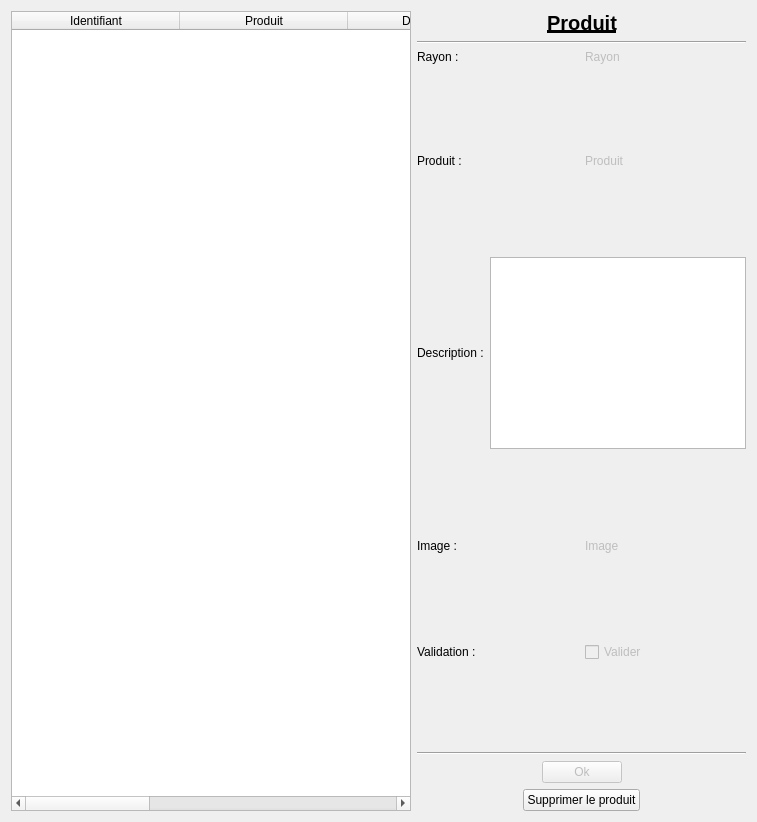
      <widget class="QWidget" name="tab">
       <attribute name="title">
        <string>Validation Produit</string>
       </attribute>
       <layout class="QHBoxLayout" name="horizontalLayout_32">
        <item>
         <widget class="QTableWidget" name="tableWidgetValidationProduit">
          <property name="minimumSize">
           <size>
            <width>400</width>
            <height>800</height>
           </size>
          </property>
          <property name="alternatingRowColors">
           <bool>true</bool>
          </property>
          <property name="selectionBehavior">
           <enum>QAbstractItemView::SelectRows</enum>
          </property>
          <attribute name="horizontalHeaderCascadingSectionResizes">
           <bool>false</bool>
          </attribute>
          <attribute name="horizontalHeaderDefaultSectionSize">
           <number>168</number>
          </attribute>
          <attribute name="horizontalHeaderShowSortIndicator" stdset="0">
           <bool>false</bool>
          </attribute>
          <attribute name="horizontalHeaderStretchLastSection">
           <bool>true</bool>
          </attribute>
          <column>
           <property name="text">
            <string>Identifiant</string>
           </property>
          </column>
          <column>
           <property name="text">
            <string>Produit</string>
           </property>
          </column>
          <column>
           <property name="text">
            <string>Description</string>
           </property>
          </column>
          <column>
           <property name="text">
            <string>Image</string>
           </property>
          </column>
          <column>
           <property name="text">
            <string>Rayon</string>
           </property>
          </column>
          <column>
           <property name="text">
            <string>Validé</string>
           </property>
          </column>
         </widget>
        </item>
        <item>
         <layout class="QVBoxLayout" name="verticalLayout_6">
          <item>
           <layout class="QHBoxLayout" name="horizontalLayout_29">
            <item>
             <spacer name="horizontalSpacer_25">
              <property name="orientation">
               <enum>Qt::Horizontal</enum>
              </property>
              <property name="sizeHint" stdset="0">
               <size>
                <width>40</width>
                <height>20</height>
               </size>
              </property>
             </spacer>
            </item>
            <item>
             <widget class="QLabel" name="label_16">
              <property name="font">
               <font>
                <pointsize>15</pointsize>
                <weight>75</weight>
                <bold>true</bold>
                <underline>true</underline>
               </font>
              </property>
              <property name="text">
               <string>Produit</string>
              </property>
             </widget>
            </item>
            <item>
             <spacer name="horizontalSpacer_26">
              <property name="orientation">
               <enum>Qt::Horizontal</enum>
              </property>
              <property name="sizeHint" stdset="0">
               <size>
                <width>40</width>
                <height>20</height>
               </size>
              </property>
             </spacer>
            </item>
           </layout>
          </item>
          <item>
           <widget class="Line" name="line_6">
            <property name="orientation">
             <enum>Qt::Horizontal</enum>
            </property>
           </widget>
          </item>
          <item>
           <layout class="QHBoxLayout" name="horizontalLayout_23">
            <item>
             <widget class="QLabel" name="label_19">
              <property name="text">
               <string>Rayon :</string>
              </property>
             </widget>
            </item>
            <item>
             <widget class="QLabel" name="labelVRayon">
              <property name="enabled">
               <bool>false</bool>
              </property>
              <property name="sizePolicy">
               <sizepolicy hsizetype="Preferred" vsizetype="Preferred">
                <horstretch>0</horstretch>
                <verstretch>0</verstretch>
               </sizepolicy>
              </property>
              <property name="sizeIncrement">
               <size>
                <width>0</width>
                <height>0</height>
               </size>
              </property>
              <property name="text">
               <string>Rayon</string>
              </property>
             </widget>
            </item>
           </layout>
          </item>
          <item>
           <spacer name="verticalSpacer_13">
            <property name="orientation">
             <enum>Qt::Vertical</enum>
            </property>
            <property name="sizeHint" stdset="0">
             <size>
              <width>97</width>
              <height>13</height>
             </size>
            </property>
           </spacer>
          </item>
          <item>
           <layout class="QHBoxLayout" name="horizontalLayout_24">
            <item>
             <widget class="QLabel" name="label_17">
              <property name="text">
               <string>Produit :</string>
              </property>
             </widget>
            </item>
            <item>
             <widget class="QLabel" name="labelVProduit">
              <property name="enabled">
               <bool>false</bool>
              </property>
              <property name="sizePolicy">
               <sizepolicy hsizetype="Preferred" vsizetype="Preferred">
                <horstretch>0</horstretch>
                <verstretch>0</verstretch>
               </sizepolicy>
              </property>
              <property name="text">
               <string>Produit</string>
              </property>
             </widget>
            </item>
           </layout>
          </item>
          <item>
           <spacer name="verticalSpacer_14">
            <property name="orientation">
             <enum>Qt::Vertical</enum>
            </property>
            <property name="sizeHint" stdset="0">
             <size>
              <width>97</width>
              <height>13</height>
             </size>
            </property>
           </spacer>
          </item>
          <item>
           <layout class="QHBoxLayout" name="horizontalLayout_30">
            <item>
             <widget class="QLabel" name="label_18">
              <property name="text">
               <string>Description :</string>
              </property>
             </widget>
            </item>
            <item>
             <widget class="QTextEdit" name="textEditVDescr">
              <property name="enabled">
               <bool>true</bool>
              </property>
             </widget>
            </item>
           </layout>
          </item>
          <item>
           <spacer name="verticalSpacer_16">
            <property name="orientation">
             <enum>Qt::Vertical</enum>
            </property>
            <property name="sizeHint" stdset="0">
             <size>
              <width>97</width>
              <height>13</height>
             </size>
            </property>
           </spacer>
          </item>
          <item>
           <layout class="QHBoxLayout" name="horizontalLayout_31">
            <item>
             <widget class="QLabel" name="label_21">
              <property name="text">
               <string>Image :</string>
              </property>
             </widget>
            </item>
            <item>
             <widget class="QLabel" name="labelVImg">
              <property name="enabled">
               <bool>false</bool>
              </property>
              <property name="text">
               <string>Image</string>
              </property>
             </widget>
            </item>
           </layout>
          </item>
          <item>
           <spacer name="verticalSpacer_17">
            <property name="orientation">
             <enum>Qt::Vertical</enum>
            </property>
            <property name="sizeHint" stdset="0">
             <size>
              <width>97</width>
              <height>13</height>
             </size>
            </property>
           </spacer>
          </item>
          <item>
           <layout class="QHBoxLayout" name="horizontalLayout_26">
            <item>
             <widget class="QLabel" name="label_25">
              <property name="text">
               <string>Validation :</string>
              </property>
             </widget>
            </item>
            <item>
             <widget class="QCheckBox" name="checkBoxVProduit">
              <property name="enabled">
               <bool>false</bool>
              </property>
              <property name="text">
               <string>Valider</string>
              </property>
             </widget>
            </item>
           </layout>
          </item>
          <item>
           <spacer name="verticalSpacer_15">
            <property name="orientation">
             <enum>Qt::Vertical</enum>
            </property>
            <property name="sizeHint" stdset="0">
             <size>
              <width>97</width>
              <height>13</height>
             </size>
            </property>
           </spacer>
          </item>
          <item>
           <widget class="Line" name="line_7">
            <property name="orientation">
             <enum>Qt::Horizontal</enum>
            </property>
           </widget>
          </item>
          <item>
           <layout class="QHBoxLayout" name="horizontalLayout_27">
            <item>
             <spacer name="horizontalSpacer_23">
              <property name="orientation">
               <enum>Qt::Horizontal</enum>
              </property>
              <property name="sizeHint" stdset="0">
               <size>
                <width>40</width>
                <height>20</height>
               </size>
              </property>
             </spacer>
            </item>
            <item>
             <widget class="QPushButton" name="pushButtonVOk">
              <property name="enabled">
               <bool>false</bool>
              </property>
              <property name="text">
               <string>Ok</string>
              </property>
             </widget>
            </item>
            <item>
             <spacer name="horizontalSpacer_24">
              <property name="orientation">
               <enum>Qt::Horizontal</enum>
              </property>
              <property name="sizeHint" stdset="0">
               <size>
                <width>40</width>
                <height>20</height>
               </size>
              </property>
             </spacer>
            </item>
           </layout>
          </item>
          <item>
           <layout class="QHBoxLayout" name="horizontalLayout_28">
            <item>
             <spacer name="horizontalSpacer_18">
              <property name="orientation">
               <enum>Qt::Horizontal</enum>
              </property>
              <property name="sizeHint" stdset="0">
               <size>
                <width>40</width>
                <height>20</height>
               </size>
              </property>
             </spacer>
            </item>
            <item>
             <widget class="QPushButton" name="pushButtonVSuppr">
              <property name="text">
               <string>Supprimer le produit</string>
              </property>
              <property name="icon">
               <iconset resource="ImgRessources.qrc">
                <normaloff>:/new/ImgRessources/ImgRessources/close_red.png</normaloff>:/new/ImgRessources/ImgRessources/close_red.png</iconset>
              </property>
             </widget>
            </item>
            <item>
             <spacer name="horizontalSpacer_19">
              <property name="orientation">
               <enum>Qt::Horizontal</enum>
              </property>
              <property name="sizeHint" stdset="0">
               <size>
                <width>40</width>
                <height>20</height>
               </size>
              </property>
             </spacer>
            </item>
           </layout>
          </item>
         </layout>
        </item>
       </layout>
      </widget>
